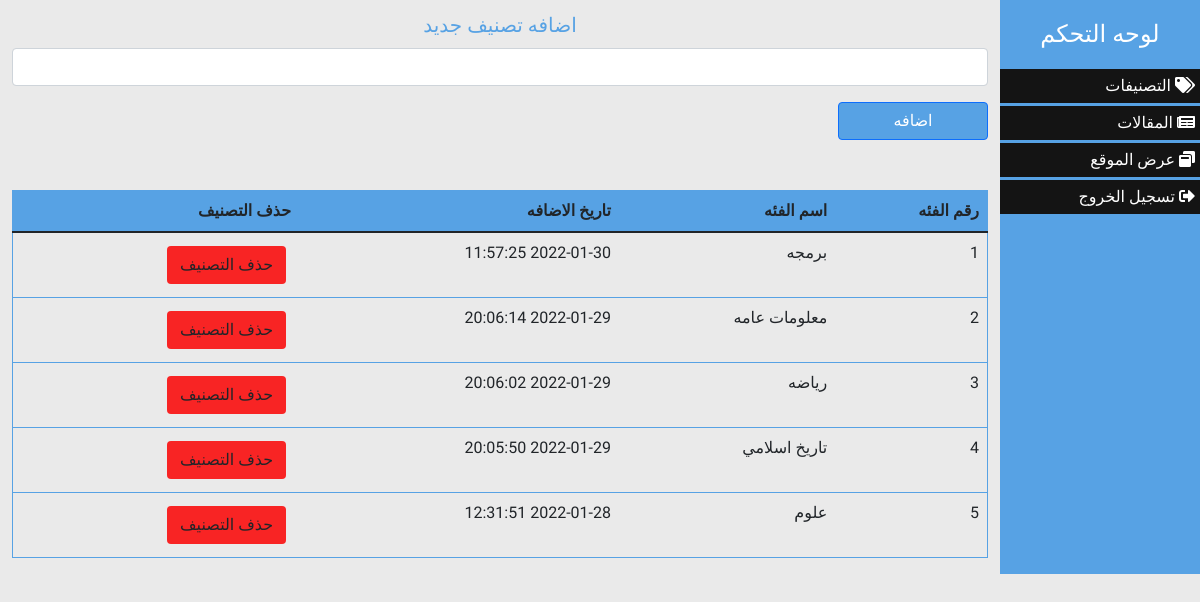
The page /admin/index.php (signed in) on the database its author committed.
### tables this page shows
CREATE TABLE `categories` (
  `id` int(11) NOT NULL,
  `categoryName` varchar(200) NOT NULL,
  `Date` timestamp NULL DEFAULT current_timestamp()
);

### admin/index.php (the view, shortened to what this page needs)
<?php
 if(isset($_SESSION['admin'])){
    include './incloud/header.php';
    ?>
     <div class="col-md-10">
                <div class="add-categoray">
                    <form action="" method="post">
                        <div class="mb-3">
                            <label for="add-cat" class="form-label">اضافه تصنيف جديد</label>
                            <input type="text" class="form-control" id="add-cat" name="name">
                        </div>
                        <button type="submit" class="btn btn-primary" name="add">اضافه</button>
                    </form>
                </div>
                <div class="table-box">
                <table class="table  ">
                    <thead>
                        <tr>
                        <th scope="col">رقم الفئه</th>
                        <th scope="col">اسم الفئه</th>
                        <th scope="col">تاريخ الاضافه</th>
                        <th scope="col">حذف التصنيف</th>
                        </tr>
                    </thead>
                    <?php
                        $select = mysqli_query($conn,"SELECT * FROM categories ORDER BY id DESC");
                        $i=0;
                        while($row = mysqli_fetch_assoc($select)){
                            $i++;
                            ?>
                                <tr>
                                    <td><?php echo $i;?></td>
                                    <td><?php echo $row['categoryName']?></td>
                                    <td><?php echo $row['Date']?></td>
                                    <td>
                                        <a href="./deit&deleteCat/delete.php?id=<?php echo $row['id'];?>" class="btn custom-btn">حذف التصنيف</a>
                                    </td>
                                </tr>
                            <?php
                        }
                    ?>
                </table>
                </div>
            </div>
        </div>
    </div>
</div>
<?php
    include './incloud/footer.php';
?>
    <?php
}else {
    header('location:login.php');
}
?>

### admin/incloud/header.php (shortened to what this page needs)
<!DOCTYPE html>
<html lang="ar" dir="rtl">
<head>
    <link rel="stylesheet" href="../assest/css/all.min.css">
    <link href="https://cdn.jsdelivr.net/npm/bootstrap@5.1.3/dist/css/bootstrap.min.css" rel="stylesheet"
>
    <link rel="stylesheet" href="../assest/css/dashbord.css">
</head>
<body>
 <div class="container-fluid">
    <div class="dashbord">
        <div class="row">
            <div class="col-md-2 content" id="side-area">
              <div class="">
                <h4>لوحه التحكم</h4>
                <ul>
                    <li>
                        <a href="index.php">
                            <span><i class="fas fa-tags"></i></span>
                            <span>التصنيفات</span>
                        </a>
                    </li>
                    <li data-bs-toggle="collapse" data-bs-target="#menu">
                        <a href="add.php">
                            <span><i class="fas fa-newspaper"></i></span>
                            <span>المقالات</span>
                        </a>
                    </li>
                    <li>
                        <a href="../index_blog.php" target="_blank">
                            <span><i class="fas fa-window-restore"></i></span>
                            <span>عرض الموقع</span>
                        </a>
                    </li>
                    <li>
                        <a href="logout.php">
                            <span><i class="fas fa-sign-out-alt"></i></span>
                            <span>تسجيل الخروج</span>
                        </a>
                    </li>
                </ul>
              </div>
            </div>

### admin/incloud/footer.php (shortened to what this page needs)
</body>
</html>

### assest/css/dashbord.css (style rules this page uses)
* { font-family: 'El Messiri', sans-serif; }
:root { --first-color:#57a2e4; --scond-color:#141414; }
a,a::after { text-decoration: none; }
ul { list-style: none; }
body { background-color: #eaeaea; }
#side-area { background-color: var(--first-color); color: #fff; padding: 20px 0; }
#side-area h4 { text-align: center; margin-bottom: 20px; }
#side-area ul { list-style: none; padding: 0; }
#side-area ul li { background: var(--scond-color); margin-bottom: 3px; padding: 5px; }
#side-area ul li a { color: #fff; }
.add-categoray { margin-top: 10px; margin-bottom: 50px; }
.add-categoray label { font-size: 20px; text-align: center; width: 100%; color: #57a2e4; }
.add-categoray button { background-color: #57a2e4; width: 150px; }
.custom-btn { background-color: #f82424; margin: 5px; }
.table-box { margin-top: 50px; }
.table-box .table { border: 1px solid #57a2e4; }
.table-box .table thead tr { background-color: #57a2e4; }

### rows shown on the page
categories: categoryName "برمجه", Date "2022-01-30 11:57:25"
categories: categoryName "معلومات عامه", Date "2022-01-29 20:06:14"
categories: categoryName "رياضه", Date "2022-01-29 20:06:02"
categories: categoryName "تاريخ اسلامي", Date "2022-01-29 20:05:50"
categories: categoryName "علوم", Date "2022-01-28 12:31:51"
